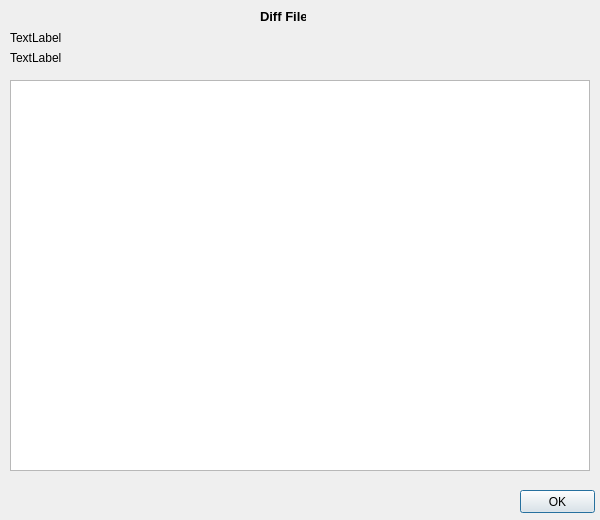
<?xml version="1.0" encoding="UTF-8"?>
<ui version="4.0">
 <class>DiffFileDialog</class>
 <widget class="QDialog" name="DiffFileDialog">
  <property name="geometry">
   <rect>
    <x>0</x>
    <y>0</y>
    <width>600</width>
    <height>520</height>
   </rect>
  </property>
  <property name="windowTitle">
   <string>Diff File</string>
  </property>
  <property name="windowIcon">
   <iconset resource="mainwindow.qrc">
    <normaloff>:/new/icons/diff</normaloff>:/new/icons/diff</iconset>
  </property>
  <widget class="QTextEdit" name="fileTextEdit">
   <property name="geometry">
    <rect>
     <x>10</x>
     <y>80</y>
     <width>580</width>
     <height>391</height>
    </rect>
   </property>
  </widget>
  <widget class="QLabel" name="fileOne">
   <property name="geometry">
    <rect>
     <x>10</x>
     <y>30</y>
     <width>581</width>
     <height>16</height>
    </rect>
   </property>
   <property name="text">
    <string>TextLabel</string>
   </property>
  </widget>
  <widget class="QLabel" name="fileTwo">
   <property name="geometry">
    <rect>
     <x>10</x>
     <y>50</y>
     <width>581</width>
     <height>16</height>
    </rect>
   </property>
   <property name="text">
    <string>TextLabel</string>
   </property>
  </widget>
  <widget class="QLabel" name="label">
   <property name="geometry">
    <rect>
     <x>260</x>
     <y>10</y>
     <width>46</width>
     <height>13</height>
    </rect>
   </property>
   <property name="font">
    <font>
     <pointsize>10</pointsize>
     <weight>75</weight>
     <bold>true</bold>
    </font>
   </property>
   <property name="text">
    <string>Diff File</string>
   </property>
  </widget>
  <widget class="QPushButton" name="OKButton">
   <property name="geometry">
    <rect>
     <x>520</x>
     <y>490</y>
     <width>75</width>
     <height>23</height>
    </rect>
   </property>
   <property name="text">
    <string>OK</string>
   </property>
   <property name="icon">
    <iconset resource="mainwindow.qrc">
     <normaloff>:/new/icons/okicon</normaloff>:/new/icons/okicon</iconset>
   </property>
  </widget>
 </widget>
 <resources>
  <include location="mainwindow.qrc"/>
 </resources>
 <connections/>
</ui>
